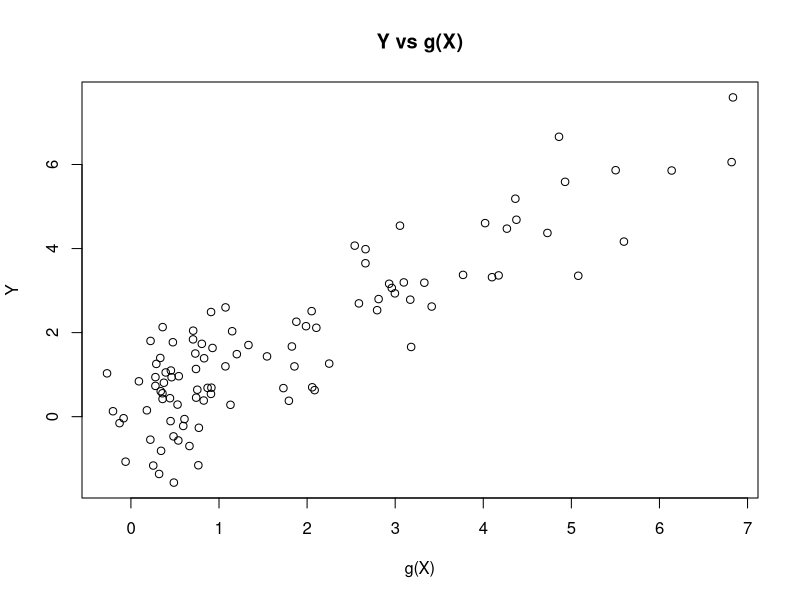

Generate this figure with R:
## ---- chunk 1
# No libraries requiered
## ---- chunk 2
set.seed(1)
n = 100
p = 400
## ---- chunk 3
Z= runif(n)-1/2
W = matrix(runif(n*p)-1/2, n, p)
## ---- chunk 4
beta = 1/seq(1:p)^2   # approximately sparse beta
gX = exp(4*Z)+ W%*%beta  # leading term nonlinear
X = cbind(Z, Z^2, Z^3, W )  # polynomials in Zs will be approximating exp(4*Z)
## ---- chunk 5
Y = gX + rnorm(n)   #generate Y
## ---- chunk 6
#
#
#
#
# 
plot(gX,Y, xlab="g(X)", ylab="Y", title("Y vs g(X)")) 
## ---- chunk 7
print( c("theoretical R2:", var(gX)/var(Y)))
dim(X)
## ---- chunk 8
library(glmnet)
## ---- chunk 9
fit.lasso.cv   <- cv.glmnet(X, Y, family="gaussian", alpha=1)  # family gaussian means that we'll be using square loss
fit.ridge   <- cv.glmnet(X, Y, family="gaussian", alpha=0)     # family gaussian means that we'll be using square loss
fit.elnet   <- cv.glmnet(X, Y, family="gaussian", alpha=.5)    # family gaussian means that we'll be using square loss

yhat.lasso.cv    <- predict(fit.lasso.cv, newx = X)            # predictions
yhat.ridge   <- predict(fit.ridge, newx = X)
yhat.elnet   <- predict(fit.elnet, newx = X)

MSE.lasso.cv <- summary(lm((gX-yhat.lasso.cv)^2~1))$coef[1:2]  # report MSE and standard error for MSE for approximating g(X)
MSE.ridge <- summary(lm((gX-yhat.ridge)^2~1))$coef[1:2]        # report MSE and standard error for MSE for approximating g(X)
MSE.elnet <- summary(lm((gX-yhat.elnet)^2~1))$coef[1:2]        # report MSE and standard error for MSE for approximating g(X)
